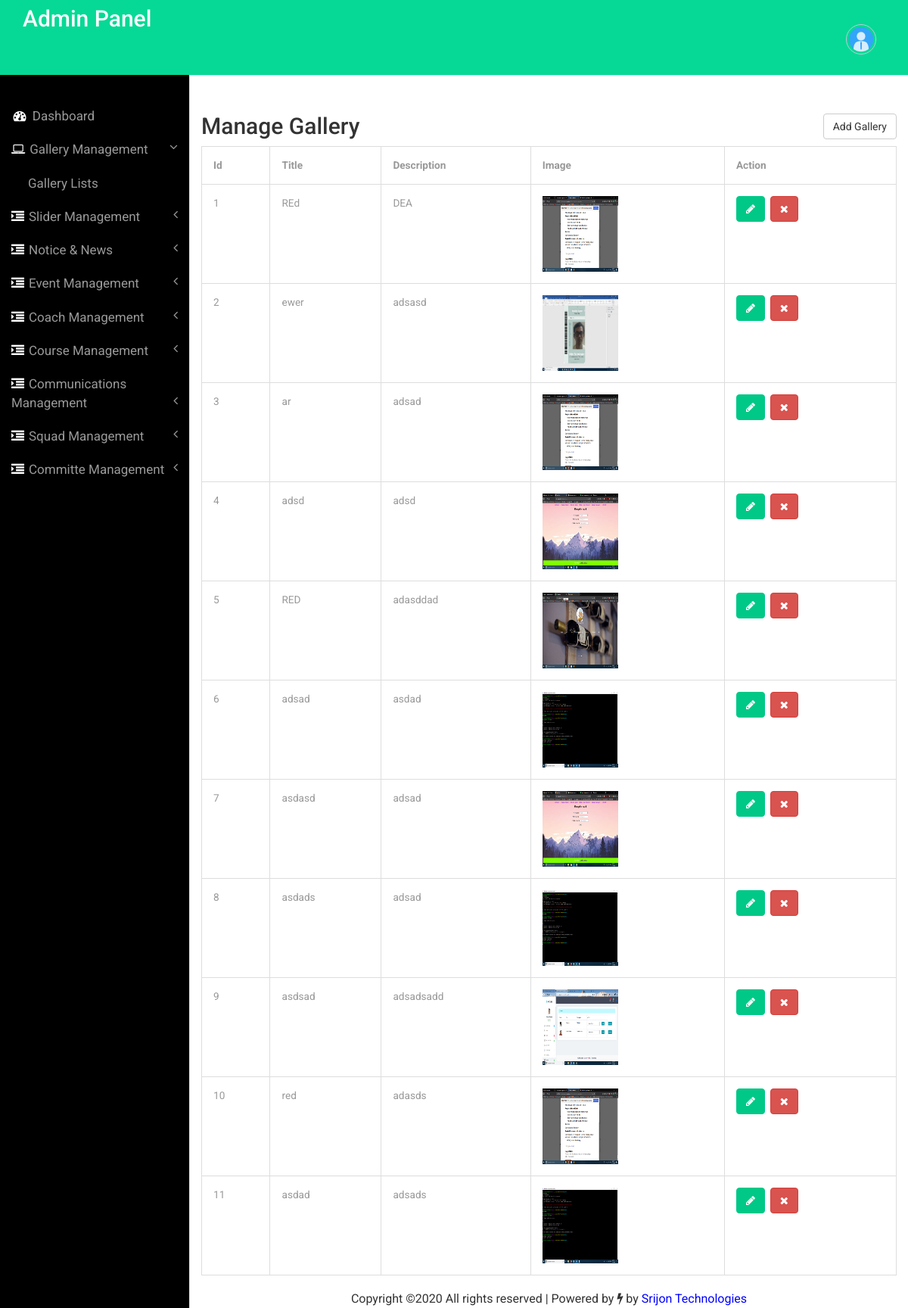
Page /admin/managegallery.php (signed in) on the committed database.
### tables this page shows
CREATE TABLE `tbl_gallery` (
  `Id` int(11) NOT NULL,
  `title` varchar(255) NOT NULL,
  `description` mediumtext NOT NULL,
  `image` varchar(255) NOT NULL,
  `category` mediumtext NOT NULL
);

### admin/managegallery.php (the view, shortened to what this page needs)
<?php
include('includes/config.php');
if(strlen($_SESSION['alogin'])==0)
	{
header('location:dashoard.php');
}
else{
	?>
<!DOCTYPE HTML>
<html>
<head>
  <link href="css/bootstrap.min.css" rel='stylesheet' type='text/css' />
  <link href="css/style.css" rel='stylesheet' type='text/css' />
  <link href="css/font-awesome.css" rel="stylesheet">
</head>
<body>
  <div id="wrapper">
    <nav class="top1 navbar navbar-default navbar-static-top" role="navigation" style="margin-bottom: 0">
      <?php include('includes/sidebar.php'); ?>
    </nav>
    <div id="page-wrapper">
      <div class="container">
        <div class="margin">
          <div class="row">
            <div class="col-md-6">
              <h2>Manage Gallery</h2>
            </div>
            <div class="col-md-6"><a href="addgallery.php"><button type="submit" class="btn btn-default">Add
                  Gallery</button></a></div>
          </div>
        </div>
        <table class="table table-bordered">
          <thead>
            <tr>
              <th>Id</th>
              <th>Title</th>
              <th>Description</th>
              <th>Image</th>
              <th>Action</th>
            </tr>
          </thead>
          <tbody>
            <?php $sql = "SELECT * FROM tbl_gallery";
$query = $dbh -> prepare($sql);
$query->execute();
$results=$query->fetchAll(PDO::FETCH_OBJ);
$cnt=1;
if($query->rowCount() > 0)
{
foreach($results as $result)
{				?>
            <tr>
              <td><?php echo htmlentities($cnt);?></td>
              <td><?php echo htmlentities($result->title);?></td>
              <td><?php echo htmlentities($result->description);?></td>
              <td><img src="images/<?php echo htmlentities($result->image);?>" style="width:100px;height:100px;"></td>
              <td><a href="updategallery.php?gid=<?php echo htmlentities($result->Id); ?>" class="btn btn-primary" title="" data-toggle="tooltip"
                  data-original-title="Edit"><i class="fa fa-pencil"></i></a>&nbsp;
                  <a href="managegallery.php?gid=<?php echo htmlentities($result->Id);?>"  onclick="return confirm('Do you really want to delete')" class="btn btn-danger delete-btn" title="Delete" data-toggle="tooltip">
                <i class="fa fa-times"></i></a>&nbsp;</td>
            </tr>
            <?php $cnt=$cnt+1;} }?>
          </tbody>
        </table>
      </div>
      <?php include('includes/copyright.php') ?>
    </div>
  </div>
  <link href="css/custom.css" rel="stylesheet">
</body>
</html>
<?php } ?>

### admin/css/style.css (style rules this page uses)
.container { width: auto; }
.margin { margin-top: 50px; }
.col-md-6 .btn-default { float: right; }
.navbar { min-height: 100px; }
h4, h5, h6, h1, h2, h3 { margin-top: 0; }
html, body { font-family: 'Roboto', sans-serif; font-size: 100%; background:#000; overflow-x: hidden; }
a { text-decoration: none; color: white; }
body a { transition:0.5s all; -webkit-transition:0.5s all; -moz-transition:0.5s all; -o-transition:0.5s all; -ms-transition:0.5s all; }
nav.top1.navbar.navbar-default.navbar-static-top { background-color:rgb(6, 217, 149); font-family: 'Roboto', sans-serif; }
.table > thead > tr > th, .table > tbody > tr > th, .table > tfoot > tr > th, .table > thead > tr > td, .table > tbody > tr > td, .table > tfoot > tr > td { border-top: none !important; }
.btn-primary { background-color: rgb(0, 200, 135) !important; border-color: rgb(0, 200, 135) !important; color: #fff; }
.table > thead > tr > th, .table > tbody > tr > th, .table > tfoot > tr > th, .table > thead > tr > td, .table > tbody > tr > td, .table > tfoot > tr > td { font-size: 0.85em; color: #999; }
.table td, .table>tbody>tr>td, .table>tbody>tr>th, .table>tfoot>tr>td, .table>tfoot>tr>th, .table>thead>tr>td, .table>thead>tr>th { padding:15px !important; }
.table > thead > tr > th { border-bottom: 1px solid #ddd !important; }

### admin/css/custom.css (style rules this page uses)
#wrapper { width: 100%; }
#page-wrapper { min-height: 568px; background-color: #fff; }
@media (min-width:768px) { #page-wrapper { position: inherit; margin: 0 0 0 250px; border-left: 1px solid #e7e7e7; } }

### rows in the picture
tbl_gallery: title "REd", description "DEA", image (picture)
tbl_gallery: title "ewer", description "adsasd", image (picture)
tbl_gallery: title "ar", description "adsad", image (picture)
tbl_gallery: title "adsd", description "adsd", image (picture)
tbl_gallery: title "RED", description "adasddad", image (picture)
tbl_gallery: title "adsad", description "asdad", image (picture)
tbl_gallery: title "asdasd", description "adsad", image (picture)
tbl_gallery: title "asdads", description "adsad", image (picture)
tbl_gallery: title "asdsad", description "adsadsadd", image (picture)
tbl_gallery: title "red", description "adasds", image (picture)
tbl_gallery: title "asdad", description "adsads", image (picture)
